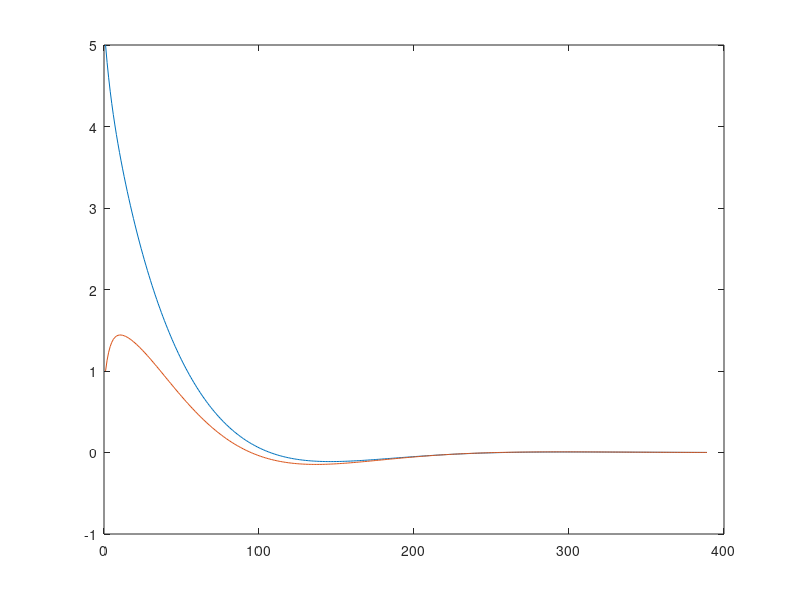

Recreate this plot in MATLAB.
A = [0,0,1,0;0,0,0,1;-1,4/5,-12/5,8/5;4/3,-4/3,8/3,-8/3];
B = [0;0;0;1/3];
C = [1,0,0,0;0,1,0,0];
D = [0;0];
sys = ss(A,B,C,D)
[ystep,t]= step(3 * sys);
yfree = initial(sys,[5,1,-3,2],t);
y = yfree + ystep;
plot(yfree)

% step
% initial
% lsim
% impulse